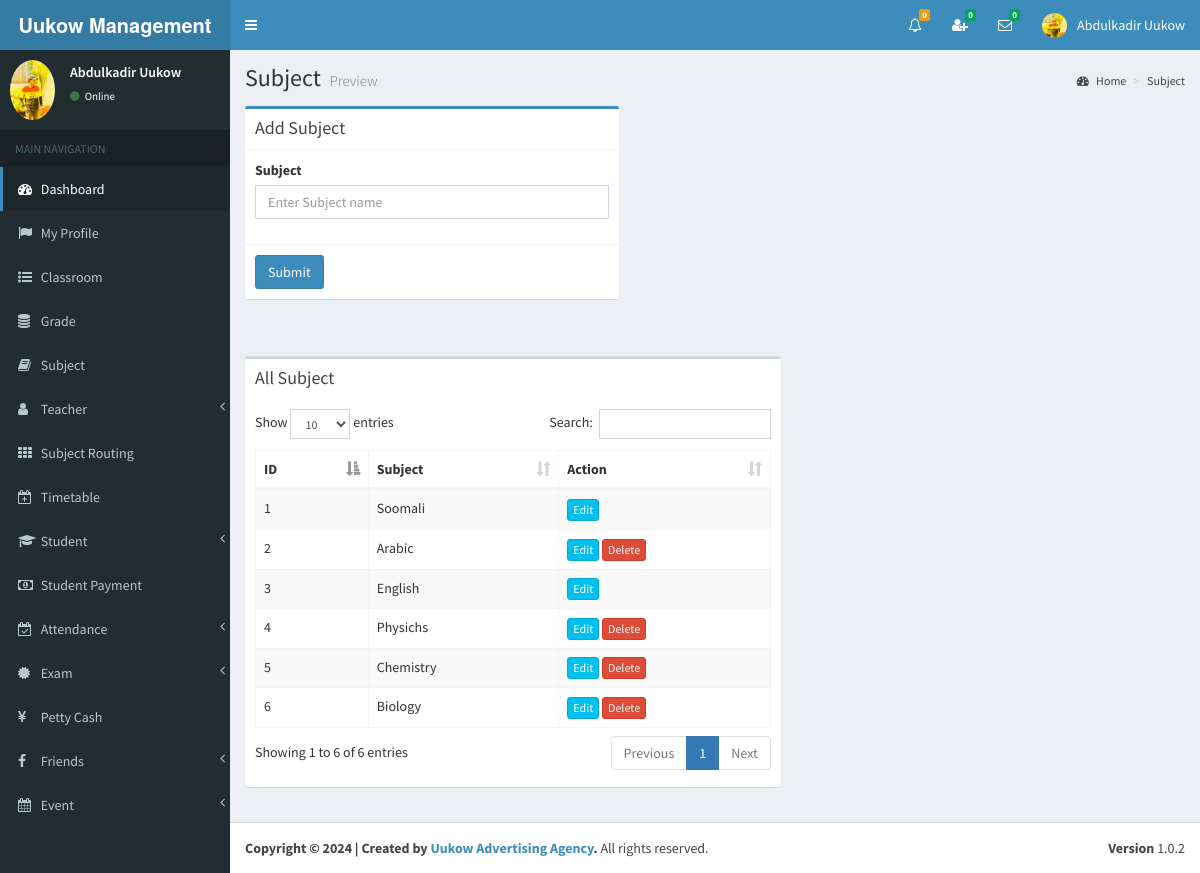
Screenshot of /view/subject.php (signed in) with the database file from the repository.
### tables this page shows
CREATE TABLE `subject` (
  `id` int(11) NOT NULL,
  `name` varchar(255) NOT NULL
);

### view/subject.php (the view, shortened to what this page needs)
<?php include_once('head.php'); ?>
<?php include_once('header_admin.php'); ?>
<?php include_once('sidebar.php'); ?>
<div class="content-wrapper">
	<section class="content-header">
		<h1>
            Subject
        	<small>Preview</small>
        </h1>
        <ol class="breadcrumb">
        	<li><a href="#"><i class="fa fa-dashboard"></i> Home</a></li>
            <li><a href="#">Subject</a></li>
        </ol>
	</section>
    <section class="content">
    	<div class="row">
            <div class="col-md-5">
              	<div class="box box-primary">
                	<div class="box-header with-border">
                  		<h3 class="box-title">Add Subject</h3>
                	</div>
                	<form role="form" action="../index.php" method="post">
                  		<div class="box-body">
                    		<div class="form-group" id="divSubject">
                      			<label for="">Subject</label>
                      			<input type="text" class="form-control" id="name" placeholder="Enter Subject name" name="name" autocomplete="off">
                    		</div>
                  		</div>
                  		<div class="box-footer">
							<button type="submit" class="btn btn-primary">Submit</button>
						</div>
					</form>
				</div>
			</div>
		</div>
	</section>
	<section class="content" >
		<div class="row" id="table1">
			<div class="col-md-7">
				<div class="box">
                	<div class="box-header">
						<h3 class="box-title">All Subject</h3>
                	</div>
                	<div class="box-body table-responsive">
                		<table id="example1" class="table table-bordered table-striped">
                    		<thead>
                        		<th>ID</th>
                            	<th>Subject</th>
                            	<th>Action</th>
                        	</thead>
                        	<tbody>
<?php
include_once('../controller/config.php');
$sql="SELECT * FROM subject";
$result=mysqli_query($conn,$sql);
$count = 0;
$cant_remove1=0;
$cant_remove2=0;
$cant_remove3=0;
$cant_remove4=0;
$cant_remove5=0;
$cant_remove6=0;
if(mysqli_num_rows($result) > 0) {
	while($row=mysqli_fetch_assoc($result)){
		$count++;
		$id=$row['id'];
?>
								<tr>
									<td><?php echo $count; ?></td>
               <td id="td1_<?php echo $row['id']; ?>"><?php echo $row['name']; ?></td>
                                	<td>
<?php
$sql1="SELECT * FROM exam_timetable WHERE subject_id='$id'";
$result1=mysqli_query($conn,$sql1);
if(mysqli_num_rows($result1) > 0){
	$cant_remove1=1;
}else{
	$cant_remove1=0;
}
$sql2="SELECT * FROM student_exam WHERE subject_id='$id'";
$result2=mysqli_query($conn,$sql2);
if(mysqli_num_rows($result2) > 0){
	$cant_remove2=1;
}else{
	$cant_remove2=0;
}
$sql3="SELECT * FROM student_payment_history WHERE subject_id='$id'";
$result3=mysqli_query($conn,$sql3);
if(mysqli_num_rows($result3) > 0){
	$cant_remove3=1;
}else{
	$cant_remove3=0;
}
$sql4="SELECT * FROM subject_routing WHERE subject_id='$id'";
$result4=mysqli_query($conn,$sql4);
if(mysqli_num_rows($result4) > 0){
	$cant_remove4=1;
}else{
	$cant_remove4=0;
}
$sql5="SELECT * FROM teacher_salary_history WHERE subject_id='$id'";
$result5=mysqli_query($conn,$sql5);
if(mysqli_num_rows($result5) > 0){
	$cant_remove5=1;
}else{
	$cant_remove5=0;
}
$sql6="SELECT * FROM timetable WHERE subject_id='$id'";
$result6=mysqli_query($conn,$sql6);
if(mysqli_num_rows($result6) > 0){
	$cant_remove6=1;
}else{
	$cant_remove6=0;
}
if($cant_remove1 > 0 || $cant_remove2 > 0 || $cant_remove3 > 0 || $cant_remove4 > 0 || $cant_remove5 > 0 || $cant_remove6 > 0 ){
	echo '<a href="#modalUpdateform" onClick="showModal(this)" class="btn btn-info btn-xs" data-id="'.$id.'" data-toggle="modal">Edit</a>';
}else{
	echo '<a href="#modalUpdateform" onClick="showModal(this)" class="btn btn-info btn-xs" data-id="'.$id.'" data-toggle="modal">Edit</a>';
	echo ' <a href="#" class="confirm-delete btn btn-danger btn-xs"  data-id="'.$id.'">Delete</a>';
}
?>
                            		</td>
                            	</tr>
<?php } } ?>
							</tbody>
						</table>
					</div>
				</div>
			</div>
    	</div>
	</section>
</div>
<?php include_once('footer.php');?>

### view/header_admin.php (shortened to what this page needs)
<body class="hold-transition skin-blue sidebar-mini" >
<div class="wrapper">
  <header class="main-header" >
    <a href="" class="logo">
      <span class="logo-lg"><strong>Uukow Management School </strong></span>
    </a>
    <nav class="navbar navbar-static-top">
		<a href="#" class="sidebar-toggle" data-toggle="offcanvas" role="button">
       	</a>
		<div class="navbar-custom-menu">
			<ul class="nav navbar-nav">
              <li class="dropdown notifications-menu">
                <a href="#" class="dropdown-toggle" data-toggle="dropdown">
                  <i class="fa fa-bell-o"></i>
<?php
include_once('../controller/config.php');
$my_type=$_SESSION["type"];
if($my_type == 'Admin'){
	$sql1="SELECT COUNT(id) FROM main_notifications WHERE _isread='0'";
	$result1=mysqli_query($conn,$sql1);
	$row1=mysqli_fetch_assoc($result1);
	$notfi_count=$row1['COUNT(id)'];
?>
                  <span class="label label-warning"><?php echo $notfi_count; ?></span>
                </a>
              </li>
<?php }  ?>
<?php
include_once('../controller/config.php');
$my_index=$_SESSION["index_number"];
$my_type=$_SESSION["type"];
$sql="SELECT count(id)
      FROM my_friends
      WHERE my_index='$my_index' AND _status='Pending' AND _isread='0'";
$result=mysqli_query($conn,$sql);
$row=mysqli_fetch_assoc($result);
$unread_count=$row['count(id)'];
?>
              <li class="dropdown messages-menu"  id="friend_request">
              	<a href="#" class="dropdown-toggle" data-toggle="dropdown" onClick="showFriendRequest('<?php echo $my_index; ?>','<?php echo $my_type; ?>')">
                  <i class="fa fa-user-plus"></i>
                  <span class="label label-success"><?php echo $unread_count; ?></span>
                </a>
              </li>
<?php
include_once('../controller/config.php');
$my_index=$_SESSION["index_number"];
$unread_msg_count=0;
$sql="SELECT * FROM my_friends WHERE my_index='$my_index'";
$result=mysqli_query($conn,$sql);
while($row=mysqli_fetch_assoc($result)){
	$friend_index=$row['friend_index'];
	$sql1="SELECT count(id)
		  FROM online_chat
		  WHERE user_index='$friend_index' AND _isread='0'";
	$result1=mysqli_query($conn,$sql1);
	$row1=mysqli_fetch_assoc($result1);
	$unread_msg_count+=$row1['count(id)'];
}
?>
              <li class="dropdown messages-menu" id="unread_msg">
                <a href="#" class="dropdown-toggle" data-toggle="dropdown" >
                  <i class="fa fa-envelope-o"></i>
                  <span class="label label-success"><?php echo $unread_msg_count; ?></span>
                </a>
<?php
include_once('../controller/config.php');
$index=$_SESSION["index_number"];
$type=$_SESSION["type"];
$time='';
$file_path='';
	$sql="SELECT
           DISTINCT conversation_id,friend_index
           FROM
              my_friends
           WHERE
              	my_index='$index'
           ORDER BY
              conversation_id";
	$result=mysqli_query($conn,$sql);
	while($row=mysqli_fetch_assoc($result)){
		$conversation_id=$row['conversation_id'];
		$friend_index=$row['friend_index'];
		$sql3="SELECT * FROM my_friends WHERE conversation_id='$conversation_id' and friend_index='$friend_index'";
		$result3=mysqli_query($conn,$sql3);
		$row3=mysqli_fetch_assoc($result3);
		$friend_type=$row3['friend_type'];
		if($friend_type == "Admin"){
			$sql1="SELECT * FROM admin WHERE index_number='$friend_index'";
			$result1=mysqli_query($conn,$sql1);
			$row1=mysqli_fetch_assoc($result1);
			$friend_name=$row1['i_name'];
			$friend_image=$row1['image_name'];
		}
		if($friend_type == "Teacher"){
			$sql1="SELECT * FROM teacher WHERE index_number='$friend_index'";
			$result1=mysqli_query($conn,$sql1);
			$row1=mysqli_fetch_assoc($result1);
			$friend_name=$row1['i_name'];
			$friend_image=$row1['image_name'];
		}
		if($friend_type == "Student"){
			$sql1="SELECT * FROM student WHERE index_number='$friend_index'";
			$result1=mysqli_query($conn,$sql1);
			$row1=mysqli_fetch_assoc($result1);
			$friend_name=$row1['i_name'];
			$friend_image=$row1['image_name'];
		}
		$sql2="SELECT * FROM online_chat WHERE conversation_id='$conversation_id' ORDER BY id DESC LIMIT 1";
		$result2=mysqli_query($conn,$sql2);
		while($row2=mysqli_fetch_assoc($result2)){
			$last_msg=$row2['msg'];
			$msg_time=$row2['time'];
			$datetime1 = new DateTime($msg_time);
			$datetime2 = new DateTime();
			$interval = $datetime1->diff($datetime2);
			$year = $interval->format('%y y ');
			$month = $interval->format('%m m ');
			$days = $interval->format('%a d');
			$hours = $interval->format('%h h');
			$minutes = $interval->format('%i mins');
			$seconds = $interval->format('%s sec');
			if($year>0){
				$time=$year;
			}else if($month>0){
				$time=$month;
			}else if($days>0){
				$time=$days;
			}else if($hours>0){
				$time=$hours;
			}else if($minutes>0){
				$time=$minutes;
			}else{
				$time=$seconds;
			}
			if($type=="Admin"){
				$file_path="my_friends.php?do=showChatBox&my_index=$index&conversation_id=$conversation_id&friend_index=$friend_index&my_type=$type";
			}
			if($type=="Teacher"){
				$file_path="my_friends2.php?do=showChatBox&my_index=$index&conversation_id=$conversation_id&friend_index=$friend_index&my_type=$type";
			}
			if($type=="Student"){
				$file_path="my_friends1.php?do=showChatBox&my_index=$index&conversation_id=$conversation_id&friend_index=$friend_index&my_type=$type";
			}
?>
                      <li>
                        <a href="<?php echo $file_path; ?>" onClick="msgRead('<?php echo $index; ?>','<?php echo $conversation_id; ?>','<?php echo $friend_index; ?>','<?php echo $type; ?>')">
                          <div class="pull-left">
                            <img src="../<?php echo $friend_image; ?>" class="img-circle" alt="User Image">
                          </div>
                          <h4>
                            <?php echo $friend_name; ?>
                            <small><i class="fa fa-clock-o"></i> <?php echo $time; ?></small>
                          </h4>
                          <p><?php echo $last_msg; ?></p>
                        </a>
                      </li>
 <?php } } ?>
              </li>
<?php
include_once('../controller/config.php');
if($type=="Admin"){
	$sql="SELECT * FROM admin where index_number='$index'";
	$result=mysqli_query($conn,$sql);
	$row=mysqli_fetch_assoc($result);
}
?>
            	<li class="dropdown user user-menu">
                    <a href="#" class="dropdown-toggle" data-toggle="dropdown">
                      <img src="../<?php echo $row['image_name']; ?>" class="user-image" alt="User Image">
                      <span class="hidden-xs"><?php echo $row['i_name']; ?></span>
                    </a>
              </li>
            </ul>
        </div>
	</nav>
  </header>

### view/sidebar.php (shortened to what this page needs)
  <aside class="main-sidebar">
    <section class="sidebar">
<?php
include_once('../controller/config.php');
$index=$_SESSION["index_number"];
$sql="SELECT * FROM admin WHERE index_number='$index'";
$result=mysqli_query($conn,$sql);
$row=mysqli_fetch_assoc($result);
$name=$row['i_name'];
$image=$row['image_name'];
?>
      <div class="user-panel">
      	<div class="pull-left image">
        	<img src="../<?php echo $image; ?>" class="img-circle" alt="User Image">
        </div>
        <div class="pull-left info">
        	<p><?php echo $name; ?></p>
            <a href="#"><i class="fa fa-circle text-success"></i> Online</a>
        </div>
      </div>
      <ul class="sidebar-menu">
        <li class="header">MAIN NAVIGATION</li>
        <li class="active treeview">
          <a href="dashboard.php">
            <i class="fa fa-dashboard"></i> <span>Dashboard</span>
          </a>
        </li>
         <li>
          <a href="admin_profile.php">
            <i class="fa fa-flag"></i> <span>My Profile</span>
          </a>
        </li>
        <li>
          <a href="class_room.php">
            <i class="fa fa-list-ul"></i> <span>Classroom</span>
          </a>
        </li>
        <li>
          <a href="grade.php">
            <i class="fa fa-database"></i> <span>Grade</span>
          </a>
        </li>
        <li>
          <a href="subject.php">
            <i class="fa fa-book"></i> <span>Subject</span>
          </a>
        </li>
        <li class="treeview">
          <a href="#">
            <i class="fa fa-user" aria-hidden="true"></i>
            <span>Teacher</span>
            <span class="pull-right-container">
              <i class="fa fa-angle-left pull-right"></i>
            </span>
          </a>
        </li>
        <li>
          <a href="subject_routing.php">
            <i class="fa fa-th"></i> <span>Subject Routing</span>
          </a>
        </li>
        <li>
          <a href="timetable.php">
            <i class="fa fa-calendar-plus-o"></i> <span>Timetable</span>
          </a>
        </li>
        <li class="treeview">
          <a href="#">
            <i class="fa fa-graduation-cap"></i>
            <span>Student</span>
            <span class="pull-right-container">
              <i class="fa fa-angle-left pull-right"></i>
            </span>
          </a>
        </li>
        <li>
          <a href="student_payment.php">
            <i class="fa fa-money"></i> <span>Student Payment</span>
          </a>
        </li>
         <li class="treeview">
          <a href="#">
            <i class="fa fa-calendar-check-o"></i>
            <span>Attendance</span>
            <span class="pull-right-container">
              <i class="fa fa-angle-left pull-right"></i>
            </span>
          </a>
        </li>
        <li class="treeview">
          <a href="#">
            <i class="fa fa-certificate"></i>
            <span>Exam</span>
            <span class="pull-right-container">
              <i class="fa fa-angle-left pull-right"></i>
            </span>
          </a>
        </li>
        <li>
          <a href="petty_cash.php">
            <i class="fa fa-yen"></i> <span>Petty Cash</span>
          </a>
        </li>
        <li class="treeview">
          <a href="#">
            <i class="fa fa-facebook"></i>
            <span>Friends</span>
            <span class="pull-right-container">
              <i class="fa fa-angle-left pull-right"></i>
            </span>
          </a>
        </li>
        <li class="treeview">
          <a href="#">
            <i class="fa fa-calendar"></i>
            <span>Event</span>
            <span class="pull-right-container">
              <i class="fa fa-angle-left pull-right"></i>
            </span>
          </a>
        </li>
      </ul>
    </section>
  </aside>

### view/subject.php (style rules this page uses)
body { overflow-y:scroll; }

### rows the page displays
subject: name "Soomali"
subject: name "Arabic"
subject: name "English"
subject: name "Physichs"
subject: name "Chemistry"
subject: name "Biology"

### other values shown
$notfi_count "0"
$unread_count "0"
$unread_msg_count "0"
$row['i_name'] "Abdulkadir Uukow"
$name "Abdulkadir Uukow"
